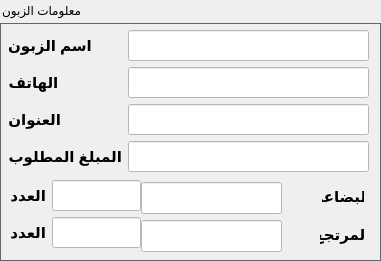
   <widget class="QGroupBox" name="gpcustomerInfo">
    <property name="geometry">
     <rect>
      <x>460</x>
      <y>70</y>
      <width>381</width>
      <height>261</height>
     </rect>
    </property>
    <property name="styleSheet">
     <string notr="true">QGroupBox 
{
    border: 1px solid;
    border-color: #666666;
    margin-top: 23px;

}


QGroupBox#gpcustomerInfo::title  
{
    background-color: #a0a2a4;
    color: #000;
	subcontrol-position: top left;
    subcontrol-origin: margin;
    padding: 5px;
	border: 1px solid #000;
	border-bottom: none;

}
</string>
    </property>
    <property name="title">
     <string>معلومات الزبون</string>
    </property>
    <widget class="QWidget" name="formLayoutWidget_3">
     <property name="geometry">
      <rect>
       <x>8</x>
       <y>30</y>
       <width>361</width>
       <height>151</height>
      </rect>
     </property>
     <layout class="QFormLayout" name="formLayout_3">
      <item row="0" column="0">
       <widget class="QLabel" name="label_12">
        <property name="font">
         <font>
          <family>Arial</family>
          <pointsize>11</pointsize>
          <bold>true</bold>
         </font>
        </property>
        <property name="text">
         <string>اسم الزبون</string>
        </property>
        <property name="alignment">
         <set>Qt::AlignCenter</set>
        </property>
       </widget>
      </item>
      <item row="0" column="1">
       <widget class="QLineEdit" name="inputCustomerName">
        <property name="font">
         <font>
          <pointsize>14</pointsize>
         </font>
        </property>
        <property name="styleSheet">
         <string notr="true">background-color: rgb(255, 255, 255);</string>
        </property>
       </widget>
      </item>
      <item row="1" column="0">
       <widget class="QLabel" name="label_13">
        <property name="font">
         <font>
          <family>Arial</family>
          <pointsize>11</pointsize>
          <bold>true</bold>
         </font>
        </property>
        <property name="text">
         <string>الهاتف</string>
        </property>
        <property name="alignment">
         <set>Qt::AlignCenter</set>
        </property>
       </widget>
      </item>
      <item row="1" column="1">
       <widget class="QLineEdit" name="inputPhone">
        <property name="font">
         <font>
          <pointsize>14</pointsize>
         </font>
        </property>
        <property name="styleSheet">
         <string notr="true">background-color: rgb(255, 255, 255);</string>
        </property>
       </widget>
      </item>
      <item row="2" column="0">
       <widget class="QLabel" name="label_15">
        <property name="font">
         <font>
          <family>Arial</family>
          <pointsize>11</pointsize>
          <bold>true</bold>
         </font>
        </property>
        <property name="text">
         <string>العنوان</string>
        </property>
       </widget>
      </item>
      <item row="2" column="1">
       <widget class="QLineEdit" name="inputAdress">
        <property name="font">
         <font>
          <pointsize>14</pointsize>
         </font>
        </property>
        <property name="styleSheet">
         <string notr="true">background-color: rgb(255, 255, 255);</string>
        </property>
       </widget>
      </item>
      <item row="3" column="0">
       <widget class="QLabel" name="label_14">
        <property name="font">
         <font>
          <family>Arial</family>
          <pointsize>11</pointsize>
          <bold>true</bold>
         </font>
        </property>
        <property name="text">
         <string>المبلغ المطلوب</string>
        </property>
       </widget>
      </item>
      <item row="3" column="1">
       <widget class="QLineEdit" name="inputToPay">
        <property name="font">
         <font>
          <pointsize>14</pointsize>
         </font>
        </property>
        <property name="styleSheet">
         <string notr="true">background-color: rgb(255, 255, 255);</string>
        </property>
       </widget>
      </item>
     </layout>
    </widget>
    <widget class="QLabel" name="label_17">
     <property name="geometry">
      <rect>
       <x>320</x>
       <y>220</y>
       <width>44</width>
       <height>29</height>
      </rect>
     </property>
     <property name="font">
      <font>
       <family>Arial</family>
       <pointsize>11</pointsize>
       <bold>true</bold>
      </font>
     </property>
     <property name="text">
      <string>المرتجع</string>
     </property>
     <property name="alignment">
      <set>Qt::AlignCenter</set>
     </property>
    </widget>
    <widget class="QLineEdit" name="inputPayedBack">
     <property name="geometry">
      <rect>
       <x>141</x>
       <y>220</y>
       <width>141</width>
       <height>32</height>
      </rect>
     </property>
     <property name="font">
      <font>
       <pointsize>14</pointsize>
      </font>
     </property>
     <property name="styleSheet">
      <string notr="true">background-color: rgb(255, 255, 255);</string>
     </property>
    </widget>
    <widget class="QLabel" name="label_16">
     <property name="geometry">
      <rect>
       <x>322</x>
       <y>182</y>
       <width>42</width>
       <height>29</height>
      </rect>
     </property>
     <property name="font">
      <font>
       <family>Arial</family>
       <pointsize>11</pointsize>
       <bold>true</bold>
      </font>
     </property>
     <property name="text">
      <string>البضاعة</string>
     </property>
     <property name="alignment">
      <set>Qt::AlignCenter</set>
     </property>
    </widget>
    <widget class="QLineEdit" name="inputProduct">
     <property name="geometry">
      <rect>
       <x>141</x>
       <y>182</y>
       <width>141</width>
       <height>32</height>
      </rect>
     </property>
     <property name="font">
      <font>
       <pointsize>14</pointsize>
      </font>
     </property>
     <property name="styleSheet">
      <string notr="true">background-color: rgb(255, 255, 255);</string>
     </property>
    </widget>
    <widget class="QWidget" name="formLayoutWidget_5">
     <property name="geometry">
      <rect>
       <x>10</x>
       <y>180</y>
       <width>131</width>
       <height>72</height>
      </rect>
     </property>
     <layout class="QFormLayout" name="formLayout_5">
      <item row="0" column="0">
       <widget class="QLabel" name="label_18">
        <property name="font">
         <font>
          <family>Arial</family>
          <pointsize>11</pointsize>
          <bold>true</bold>
         </font>
        </property>
        <property name="text">
         <string>العدد</string>
        </property>
       </widget>
      </item>
      <item row="1" column="0">
       <widget class="QLabel" name="label_19">
        <property name="font">
         <font>
          <family>Arial</family>
          <pointsize>11</pointsize>
          <bold>true</bold>
         </font>
        </property>
        <property name="text">
         <string>العدد</string>
        </property>
       </widget>
      </item>
      <item row="1" column="1">
       <widget class="QLineEdit" name="inputNumBack">
        <property name="font">
         <font>
          <pointsize>14</pointsize>
         </font>
        </property>
        <property name="styleSheet">
         <string notr="true">background-color: rgb(255, 255, 255);</string>
        </property>
       </widget>
      </item>
      <item row="0" column="1">
       <widget class="QLineEdit" name="inputNumProd">
        <property name="font">
         <font>
          <pointsize>14</pointsize>
         </font>
        </property>
        <property name="styleSheet">
         <string notr="true">background-color: rgb(255, 255, 255);</string>
        </property>
       </widget>
      </item>
     </layout>
    </widget>
   </widget>
